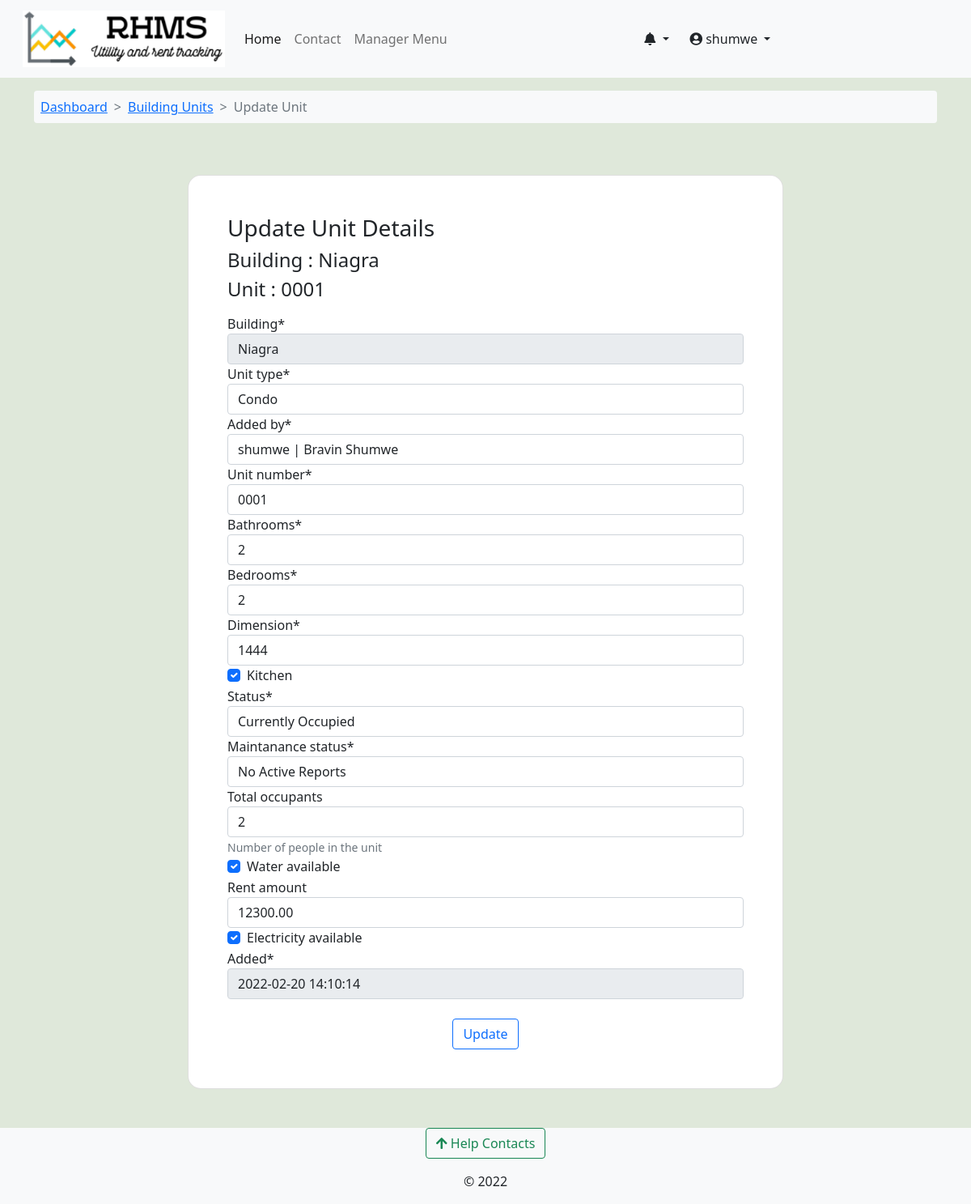
The app's page /update-rental-unit/niagra-bumnsd-sd-djks/0001-niagra-bumnsd-sd-djks/ (signed in) with its own data.
### accounts/models.py (models this page shows)
class User(AbstractUser):
    avatar = models.ImageField(upload_to=get_avatar_path, default='no-avatar.png')
    is_verified = models.BooleanField(default=False)
    is_tenant = models.BooleanField(default=False)
    is_manager = models.BooleanField(default=False)
    def __str__(self):
        return f"{self.username} | {self.first_name} {self.last_name}"

### rental_property/models.py (models this page shows, shortened)
class Building(models.Model):
    STATUS_CHOICES = [
        ('op', 'Vacancies Available'),
        ('um', 'Under Maintanance'),
        ('fo', 'Fully Occupied'),
        ('dc', 'Decomisioned'),
    ]
    estate = models.ForeignKey(Estate, on_delete=models.CASCADE, null=True, blank=True)
    name = models.CharField(max_length=100)
    slug = models.SlugField(max_length=100, unique=True)
    registered_owner = models.CharField(max_length=50)
    manager = models.ForeignKey(Managers, on_delete=models.CASCADE, related_name='building_manager')
    added_by = models.ForeignKey(User, on_delete=models.DO_NOTHING)
    address_line = models.CharField(max_length=50)
    cover_image = models.ImageField(upload_to='building-cover', null=True, blank=True)
    county = models.ForeignKey(Counties, on_delete=models.CASCADE)
    country = models.CharField(max_length=50, default='Kenya')
    building_status = models.CharField(max_length=5, choices=STATUS_CHOICES)
    added = models.DateTimeField(default=datetime.now)
    updated = models.DateTimeField(auto_now=True)
    def __str__(self):
        return f"{self.name}"

class RentalUnit(models.Model):
    MAINTANANCE_STATUS_CHOICES = [
        ('nm', 'Unchechecked Report'),
        ('ip', 'Initiating Inspection'),
        ('ir', 'Maintanance In Progress'),
        ('op', 'No Active Reports'),
        ('rm', 'Remove'),
    ]
    STATUS_CHOICES = [
        ('occupied', 'Currently Occupied'),
        ('ready', 'Ready To Move In'),
        ('hold', 'On Hold'),
        ('maintanance', 'Under Maintanance'),
    ]
    building = models.ForeignKey(Building, on_delete=models.CASCADE)
    unit_type = models.ForeignKey(UnitType, on_delete=models.CASCADE)
    added_by = models.ForeignKey(User, on_delete=models.CASCADE)
    unit_number = models.CharField(max_length=50)
    slug = models.SlugField(max_length=50, unique=True, blank=True, null=True, help_text='This field is autogenerated')
    bathrooms = models.PositiveIntegerField()
    bedrooms = models.PositiveIntegerField()
    dimension = models.CharField(max_length=50)
    kitchen = models.BooleanField(default=True)
    status = models.CharField(max_length=20, choices=STATUS_CHOICES,default='ready')
    maintanance_status = models.CharField(max_length=6, choices=MAINTANANCE_STATUS_CHOICES, default='op')
    total_occupants = models.PositiveIntegerField(help_text="Number of people in the unit", null=True, blank=True)
    water_available = models.BooleanField(default=True)
    rent_amount = models.DecimalField(decimal_places=2, max_digits=9, null=True, blank=True)
    electricity_available = models.BooleanField(default=True)
    added = models.DateTimeField(default=datetime.now)
    updated = models.DateTimeField(auto_now=True)
    class Meta:
        unique_together = ('building', 'unit_number')
        verbose_name_plural = 'Rental Houses'

### rental_property/views.py (the view)
# urls.py: path('update-rental-unit/<slug:building_slug>/<slug:unit_slug>/', views.update_unit, name="update-unit"),
@login_required
@user_passes_test(lambda user: user.is_manager==True, login_url='profile')
def update_unit(request, building_slug, unit_slug):
    building = Building.objects.get(slug=building_slug)
    unit = RentalUnit.objects.get(building=building, slug=unit_slug)
    if request.method == 'POST':
        unit_update_form = UpdateRentalUnit(request.POST, instance=unit)
        if unit_update_form.is_valid():
            unit_update_form.save()
            messages.success(request, 'Unit updated')
            return redirect('managed-building-units', building_slug=building.slug)
    else:
        unit_update_form = UpdateRentalUnit(instance=unit)
    context = {'unit_update_form':unit_update_form,'unit':unit,'building':building}
    return render(request, 'rental_property/update-unit.html', context)

### rental_property/forms.py
class UpdateRentalUnit(forms.ModelForm):
    def __init__(self, *args, **kwargs):
        super(UpdateRentalUnit, self).__init__(*args, **kwargs)
        self.fields['building'].disabled = True
        self.fields['added'].disabled = True
    class Meta:
        model = RentalUnit
        exclude = ['slug','updated',]

### accounts/context_processors.py (called while the page is built)
def get_notifications(request):
    user = request.user
    if user.is_authenticated:
        notifications = UserNotifications.objects.filter(
            user_id=user).order_by('-created')[:7]
        return dict(notifications=notifications)
    else:
        return {'false': False}

### complaints/context_processors.py (called while the page is built)
def get_contacts(request):
    user = request.user
    if user.is_authenticated:
        if user.is_tenant:
            tenant = Tenants.objects.get(associated_account=user)
            building = Building.objects.get(id=tenant.rented_unit.building_id)
            contacts = HelpContacts.objects.filter(associated_building=building)
            return dict(contacts=contacts)
        elif user.is_manager:
            contacts = HelpContacts.objects.all()
            return dict(contacts=contacts)
        else:
            contacts = HelpContacts.objects.filter(make_publicly_available=True)
            return dict(contacts=contacts)
    else:
        contacts = HelpContacts.objects.filter(make_publicly_available=True)
        return dict(contacts=contacts)

### rental_property/context_processors.py (called while the page is built)
def my_managed_buildings(request):
    user_instance = request.user
    if user_instance.is_authenticated:
        manager_instance = Managers.objects.filter(associated_account=user_instance)[:1]
        managed_buildings = Building.objects.filter(manager=manager_instance)
        return dict(managed_buildings=managed_buildings)
    else:
        return {'False': False,}

### rental_property/models.py (called while the page is built)
    def __str__(self):
        return f"{self.name}"

### rental_property/templates/rental_property/update-unit.html (shortened to what this page needs)
{% extends 'base.html' %}
{% load crispy_forms_tags %}
{% block content %}
<nav class="container mt-3">
  <ol class="breadcrumb bg-light p-2 rounded-2">
      <li class="breadcrumb-item "><a href="{% url 'building-dashboard' building.slug %}">Dashboard</a></li>
      <li class="breadcrumb-item"><a href="{% url 'managed-building-units' building.slug %}">Building Units</a></li>
      <li class="breadcrumb-item active">Update Unit </li>
  </ol>
</nav>
<section >
    <div class="container py-5 h-100">
      <div class="row d-flex justify-content-center align-items-center h-100">
        <div class="col-12 col-md-8 col-lg-9 col-xl-8">
          <div class="card shadow-2-strong" style="border-radius: 1rem;">
            <div class="card-body p-5">
                <h3> Update Unit Details </h3>
                <h4> Building : {{building.name}} </h4>
                <h4> Unit : {{unit.unit_number}} </h5>
                <form class="no-padding" method="POST" enctype="multipart/form-data">
                    <fieldset class="form-group">
                        {{ unit_update_form|crispy }}
                    </fieldset>
                    <br>
                    <div class="form-group text-center">
                        <button class="btn btn-outline-primary" type="submit">Update</button>
                    </div>
                </form>
            </div>
        </div>
      </div>
    </div>
  </div>
</section>
{% endblock %}

### templates/base.html (shortened to what this page needs)
<!doctype html>
<html lang="en">
  {% load static %}
  {% load i18n %}
  <head>
    {% load pwa %}
    <link href="https://cdn.jsdelivr.net/npm/bootstrap@5.0.2/dist/css/bootstrap.min.css" rel="stylesheet">
    <link type="text/css" href="{% static 'css/main.css' %}" rel="stylesheet">
    <link rel="stylesheet" href="https://cdnjs.cloudflare.com/ajax/libs/font-awesome/4.7.0/css/font-awesome.min.css">
    <link rel="stylesheet" href="https://pro.fontawesome.com/releases/v5.11.2/css/all.css">
  </head>
  <body class="d-flex flex-column min-vh-100" style="background-color: #dfe8da;">
    <nav class="navbar navbar-expand-lg navbar-light bg-light" aria-label="main-nav">
        <div class="container-fluid">
          <a class="navbar-brand align" href="{% url 'operational-buildings' %}">
                <div class="d-flex">
                    <div class="ms-3 d-flex flex-column">
                      <img src="{% static 'img/rhms_logo2.png' %}" alt="logo" width="250" height="70"/>
                    </div>
                </div>
            </a>
            <div class="collapse navbar-collapse" id="mynav">
                <ul class="navbar-nav mb-lg-0">
                    <li class="nav-item"> <a class="nav-link active" aria-current="page" href="{% url 'operational-buildings' %}">Home</a> </li>
                    <li class="nav-item"> <a class="nav-link" aria-current="page" href="{% url 'core:contact' %}">Contact</a> </li>
                    {% if user.is_manager %}
                    <li class="nav-item"> <a class="nav-link" data-bs-toggle="offcanvas" href="#hrmsCanvas" role="button" aria-controls="hrmsCanvas">Manager Menu</a> </li>
                    {% endif %}
                </ul>
                </div>
                {% if request.user.is_authenticated %}
                <div class="collapse navbar-collapse" id="mynav">
                  <div class="dropdown">
                    <a href="#" class="btn dropdown-toggle" type="button" id="messagesDrop" data-bs-toggle="dropdown" aria-haspopup="true" aria-expanded="false">
                      <em class="fas fa-bell"></em>
                    </a>
                      {% load humanize %}
                  </div>
                <div class="collapse navbar-collapse" id="mynav">
                  <div class="dropdown">
                    <a href="#" class="btn dropdown-toggle" type="button" id="dropdownMenuButton" data-bs-toggle="dropdown" aria-haspopup="true" aria-expanded="false">
                      <em class="fas fa-user-circle"></em> {{ request.user.username }}
                    </a>
                  </div>
                </div>
                {% endif %}
            </div>
    </nav>
    {% block content %}	{% endblock content%}
    <footer class="mt-auto bg-light">
      <div class="mb-3 text-center">
      <button class="btn btn-outline-success" type="button" data-bs-toggle="offcanvas" data-bs-target="#contactsOffcanvas" aria-controls="contactsOffcanvas"><em class="fas fa-arrow-upfas fa-arrow-up"></em> Help Contacts</button>
      </div>
      <div>
        <p class="text-center ">&copy; 2022</p>
  </footer>
  </body>
</html>

### static/css/main.css (style rules this page uses)
:root { --header-height: 3rem; --nav-width: 68px; --first-color-light: #AFA5D9; --white-color: #F7F6FB; --body-font: 'Nunito', sans-serif; --normal-font-size: 1rem; --z-fixed: 100 }
.breadcrumb-item + .breadcrumb-item::before { content: ">"; }

### records on screen
User: user.username "shumwe"
Building: name "Niagra"
RentalUnit: unit_number "0001", building "Niagra", unit_type "Condo", added_by "shumwe | Bravin Shumwe", bathrooms "2", bedrooms "2", dimension "1444", kitchen "☑", status "Currently Occupied", maintanance_status "No Active Reports", total_occupants "2", water_available "☑", rent_amount "12300.00", electricity_available "☑", added "2022-02-20 14:10:14"
